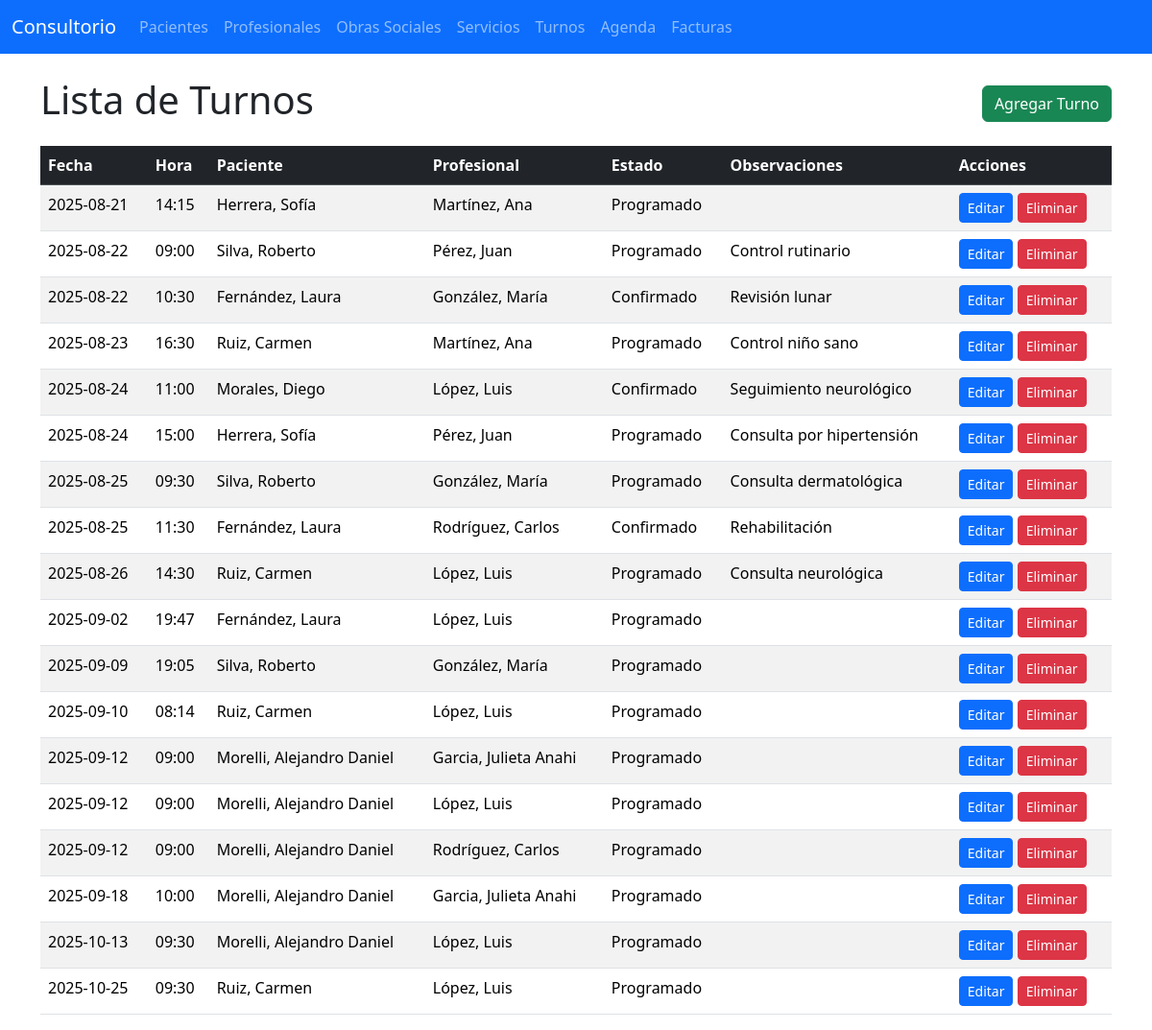
Screenshot of /turnos with the database file from the repository.
### tables this page shows
CREATE TABLE turnos (
                id INTEGER PRIMARY KEY AUTOINCREMENT,
                paciente_id INTEGER NOT NULL,
                profesional_id INTEGER NOT NULL,
                fecha DATE NOT NULL,
                hora TIME NOT NULL,
                estado TEXT DEFAULT 'Programado',
                observaciones TEXT,
                FOREIGN KEY (paciente_id) REFERENCES pacientes (id),
                FOREIGN KEY (profesional_id) REFERENCES profesionales (id)
            );

CREATE TABLE pacientes (
                id INTEGER PRIMARY KEY AUTOINCREMENT,
                nombre TEXT NOT NULL,
                apellido TEXT NOT NULL,
                dni TEXT UNIQUE NOT NULL,
                telefono TEXT,
                email TEXT,
                direccion TEXT,
                fecha_nacimiento DATE,
                obra_social_id INTEGER,
                numero_afiliado TEXT,
                FOREIGN KEY (obra_social_id) REFERENCES obras_sociales (id)
            );

CREATE TABLE profesionales (
                id INTEGER PRIMARY KEY AUTOINCREMENT,
                nombre TEXT NOT NULL,
                apellido TEXT NOT NULL,
                especialidad TEXT NOT NULL,
                matricula TEXT UNIQUE NOT NULL,
                telefono TEXT,
                email TEXT,
                honorarios REAL DEFAULT 0
            );

### app.py (the view)
@app.route('/turnos')
def list_turnos():
    conn = get_db_connection()
    turnos = conn.execute("""
        SELECT t.id, t.fecha, t.hora, t.estado, t.observaciones,
               p.nombre as paciente_nombre, p.apellido as paciente_apellido,
               pr.nombre as profesional_nombre, pr.apellido as profesional_apellido
        FROM turnos t
        JOIN pacientes p ON t.paciente_id = p.id
        JOIN profesionales pr ON t.profesional_id = pr.id
        ORDER BY t.fecha, t.hora
    """).fetchall()
    conn.close()
    return render_template('turnos/list.html', turnos=turnos)

### app.py (called while the page is built)
def get_db_connection():
    conn = sqlite3.connect(DATABASE)
    conn.row_factory = sqlite3.Row
    return conn

### templates/turnos/list.html (shortened to what this page needs)
{% extends 'layout.html' %}
{% block content %}
    <div class="d-flex justify-content-between align-items-center mb-3">
        <h1>Lista de Turnos</h1>
        <a href="{{ url_for('add_turno') }}" class="btn btn-success">Agregar Turno</a>
    </div>
    <div class="table-responsive">
        <table class="table table-striped table-hover">
            <thead class="table-dark">
                <tr>
                    <th>Fecha</th>
                    <th>Hora</th>
                    <th>Paciente</th>
                    <th>Profesional</th>
                    <th>Estado</th>
                    <th>Observaciones</th>
                    <th>Acciones</th>
                </tr>
            </thead>
            <tbody>
                {% for turno in turnos %}
                <tr>
                    <td>{{ turno['fecha'] }}</td>
                    <td>{{ turno['hora'] }}</td>
                    <td>{{ turno['paciente_apellido'] }}, {{ turno['paciente_nombre'] }}</td>
                    <td>{{ turno['profesional_apellido'] }}, {{ turno['profesional_nombre'] }}</td>
                    <td>{{ turno['estado'] }}</td>
                    <td>{{ turno['observaciones'] }}</td>
                    <td>
                        <a href="{{ url_for('edit_turno', id=turno['id']) }}" class="btn btn-primary btn-sm">Editar</a>
                        <form action="{{ url_for('delete_turno', id=turno['id']) }}" method="post" class="d-inline" onsubmit="return confirm('¿Está seguro de que desea eliminar este turno?');">
                            <button type="submit" class="btn btn-danger btn-sm">Eliminar</button>
                        </form>
                    </td>
                </tr>
                {% else %}
                <tr>
                    <td colspan="7" class="text-center">No se encontraron turnos.</td>
                </tr>
                {% endfor %}
            </tbody>
        </table>
    </div>
{% endblock %}

### rows the page displays
turnos: fecha "2025-08-21", hora "14:15", paciente_apellido "Herrera", paciente_nombre "Sofía", profesional_apellido "Martínez", profesional_nombre "Ana", estado "Programado"
turnos: fecha "2025-08-22", hora "09:00", paciente_apellido "Silva", paciente_nombre "Roberto", profesional_apellido "Pérez", profesional_nombre "Juan", estado "Programado", observaciones "Control rutinario"
turnos: fecha "2025-08-22", hora "10:30", paciente_apellido "Fernández", paciente_nombre "Laura", profesional_apellido "González", profesional_nombre "María", estado "Confirmado", observaciones "Revisión lunar"
turnos: fecha "2025-08-23", hora "16:30", paciente_apellido "Ruiz", paciente_nombre "Carmen", profesional_apellido "Martínez", profesional_nombre "Ana", estado "Programado", observaciones "Control niño sano"
turnos: fecha "2025-08-24", hora "11:00", paciente_apellido "Morales", paciente_nombre "Diego", profesional_apellido "López", profesional_nombre "Luis", estado "Confirmado", observaciones "Seguimiento neurológico"
turnos: fecha "2025-08-24", hora "15:00", paciente_apellido "Herrera", paciente_nombre "Sofía", profesional_apellido "Pérez", profesional_nombre "Juan", estado "Programado", observaciones "Consulta por hipertensión"
turnos: fecha "2025-08-25", hora "09:30", paciente_apellido "Silva", paciente_nombre "Roberto", profesional_apellido "González", profesional_nombre "María", estado "Programado", observaciones "Consulta dermatológica"
turnos: fecha "2025-08-25", hora "11:30", paciente_apellido "Fernández", paciente_nombre "Laura", profesional_apellido "Rodríguez", profesional_nombre "Carlos", estado "Confirmado", observaciones "Rehabilitación"
turnos: fecha "2025-08-26", hora "14:30", paciente_apellido "Ruiz", paciente_nombre "Carmen", profesional_apellido "López", profesional_nombre "Luis", estado "Programado", observaciones "Consulta neurológica"
turnos: fecha "2025-09-02", hora "19:47", paciente_apellido "Fernández", paciente_nombre "Laura", profesional_apellido "López", profesional_nombre "Luis", estado "Programado"
turnos: fecha "2025-09-09", hora "19:05", paciente_apellido "Silva", paciente_nombre "Roberto", profesional_apellido "González", profesional_nombre "María", estado "Programado"
turnos: fecha "2025-09-10", hora "08:14", paciente_apellido "Ruiz", paciente_nombre "Carmen", profesional_apellido "López", profesional_nombre "Luis", estado "Programado"
turnos: fecha "2025-09-12", hora "09:00", paciente_apellido "Morelli", paciente_nombre "Alejandro Daniel", profesional_apellido "Garcia", profesional_nombre "Julieta Anahi", estado "Programado"
turnos: fecha "2025-09-12", hora "09:00", paciente_apellido "Morelli", paciente_nombre "Alejandro Daniel", profesional_apellido "López", profesional_nombre "Luis", estado "Programado"
turnos: fecha "2025-09-12", hora "09:00", paciente_apellido "Morelli", paciente_nombre "Alejandro Daniel", profesional_apellido "Rodríguez", profesional_nombre "Carlos", estado "Programado"
turnos: fecha "2025-09-18", hora "10:00", paciente_apellido "Morelli", paciente_nombre "Alejandro Daniel", profesional_apellido "Garcia", profesional_nombre "Julieta Anahi", estado "Programado"
turnos: fecha "2025-10-13", hora "09:30", paciente_apellido "Morelli", paciente_nombre "Alejandro Daniel", profesional_apellido "López", profesional_nombre "Luis", estado "Programado"
turnos: fecha "2025-10-25", hora "09:30", paciente_apellido "Ruiz", paciente_nombre "Carmen", profesional_apellido "López", profesional_nombre "Luis", estado "Programado"
